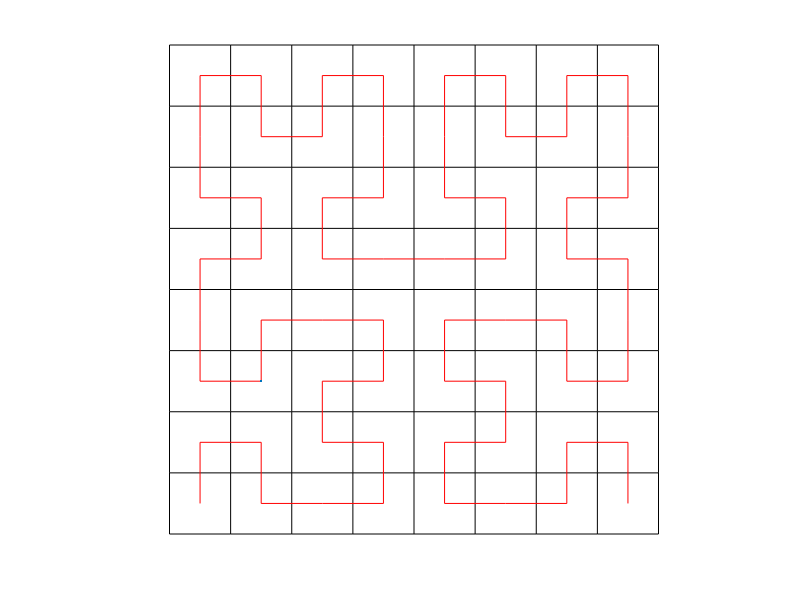

The MATLAB source for this figure:
% 4 empty matrices with 0 rows and 2 columns
A = zeros(0,2);
B = zeros(0,2);
C = zeros(0,2);
D = zeros(0,2);

% up and down is positive and negative along y-axis
% left and right are positive and negative along y axis
up = [ 0  1];
right  = [ 1  0];
down = [ 0 -1];
left  = [-1  0];

% set order and grid size
order = 3;
size = 2^(order);

% loop draws the curve by dividing the square into smaller squares and
% building the curve in each sub-square
for n = 1:order
  % temporary matrices
  AA = [B ; up ; A ; right  ; A ; down ; C];
  BB = [A ; right  ; B ; up ; B ; left  ; D];
  CC = [D ; left  ; C ; down ; C ; right  ; A];
  DD = [C ; down ; D ; left  ; D ; up ; B];
  
  A = AA;
  B = BB;
  C = CC;
  D = DD;
end

A = [0 0; cumsum(A)];

% set grid
[X,Y]=meshgrid(-0.5:size);
figure; hold on;
plot(X,Y,'k');
plot(Y,X,'k');
axis off;

plot(A(:, 1), A(:, 2), 'r-', 'clipping', 'off', LineWidth=2); 
axis equal, axis off
